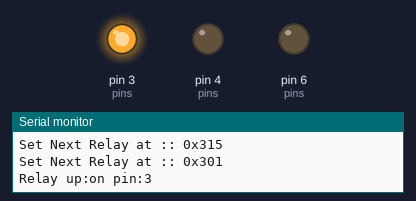
The sketch below on a simulated Arduino Uno, built with avr-gcc and run on an emulated ATmega328P. Shown: output pins drawn as LEDs (lit = HIGH), the last lines printed to the serial monitor.

Above: at 0.2 s.
At 6.2 s:
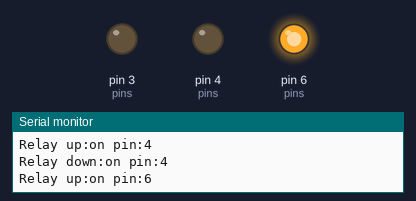
At 9.2 s:
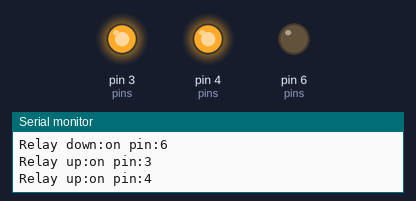
At 17.2 s:
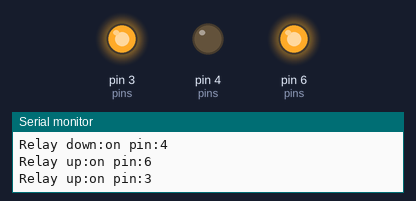
At 28.2 s:
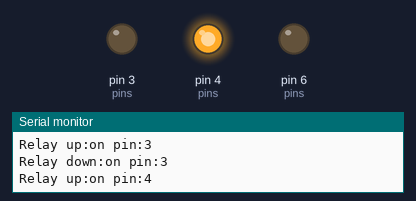
At 38.2 s:
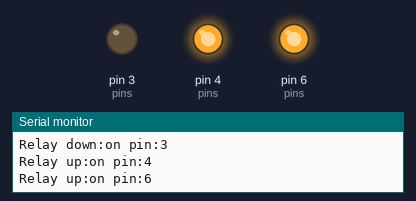
Timing chart, 0 to 39.7 s (numbered marks = the images above):
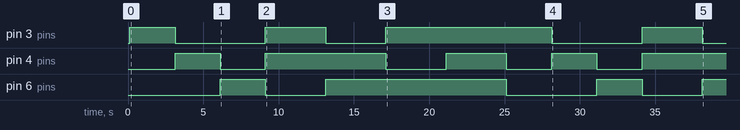

The sketch:

main.ino
```cpp
#include "relay.h"

using namespace std;

float time = 1000;
float weight;
int round_count;

int pins[] = {3,4,6};
const int relay_array_size = 3;
relay color_array_RBY [relay_array_size];

unsigned long currentMillis;
unsigned long startMillis;
const unsigned long period = 1000;

void setup()
{
  Serial.begin(9600);
  for (int i = 0; i < relay_array_size; i++)
  {
    color_array_RBY[i].set_pin(pins[i]);
    if(i > 0)
    {
      color_array_RBY[i-1].set_next_relay(&color_array_RBY[i]);
    }
  }
  color_array_RBY[relay_array_size-1].set_next_relay(&color_array_RBY[0]);
  startMillis = millis();
}


void loop()
{
  pattern_1();
  pattern_2();
  pattern_3();
  //reverse_pattern_1();
  //reverse_pattern_2();
}


void pattern_1()
{
  currentMillis = millis();
  for (int i = 0; i < relay_array_size; i++)
  {
    color_array_RBY[i].on();
    while(true)
    {
      currentMillis = millis();
      if(currentMillis - startMillis >= period*3)
      {
        startMillis = currentMillis;
        break;
      }
    }
    color_array_RBY[i].off();
  }
}

void pattern_2()
{
  currentMillis = millis();
  for (int i = 0; i < relay_array_size; i++)
  {
    color_array_RBY[i].on();
    color_array_RBY[i].next_relay()->on();
    while(true)
    {
      currentMillis = millis();
      if(currentMillis - startMillis >= period*4)
      {
        startMillis = currentMillis;
        break;
      }
    }
    color_array_RBY[i].off();
  }
}

void pattern_3()
{
  up_all();
  while(true)
  {
    currentMillis = millis();
    if(currentMillis - startMillis >= period*4)
    {
      startMillis = currentMillis;
      break;
    }
  }
  down_all();
}
void reverse_pattern_1();
void reverse_pattern_2();
void down_all()
{
  for (int i = 0; i < relay_array_size; i++)
  {
    color_array_RBY[i].off();
  }
}

void up_all()
{
  for (int i = 0; i < relay_array_size; i++)
  {
    color_array_RBY[i].on();
  }
}
```

relay.cpp
```cpp
#include "relay.h"
#include <Arduino.h>

//#include <iostream>
using namespace std;

relay::relay()
{
  Serial.println("Relay Created");
}

int relay::_pin_()
{
  return pin;
}

void relay::set_pin(int p)
{
  //Serial.begin(9600);
  this->pin = p;
  Serial.print("Relay Created ::Reference Pin: ");
  Serial.println(p);
  pinMode(p, OUTPUT);
}

void relay::set_next_relay(relay * _next)
{
  this->next = _next;
  sprintf(buff,"%p",next);
  Serial.print("Set Next Relay at :: ");
  Serial.println(buff);
}

relay * relay::next_relay()
{
  return next;
}

void relay::on()
{
  digitalWrite(pin, HIGH);
  Serial.print("Relay up:on pin:");
  Serial.println(pin);
}

void relay::off()
{
  digitalWrite(pin, LOW);
  Serial.print("Relay down:on pin:");
  Serial.println(pin);
}
```

relay.h
```cpp
#ifndef relay_h
#define relay_h

class relay
{
    private:
        int pin;
        relay* next = nullptr;
        char buff[6];

    public:
        relay();
        void set_pin(int p);
        int _pin_();
        void set_next_relay(relay * _next);
        relay * next_relay();
        void on();
        void off();
};

#endif
```

Measured:
- by itself, pin 3 (pins): LOW → HIGH at 0.13 s, → LOW 3.0 s later, → HIGH 6.0 s later, → LOW 4.0 s later, … (8 changes in this stretch)
- by itself, pin 4 (pins): LOW → HIGH at 3.1 s, → LOW 3.0 s later, → HIGH 3.0 s later, → LOW 8.0 s later, … (9 changes in this stretch)
- by itself, pin 6 (pins): goes HIGH 3.0 s, LOW 4.0 s, HIGH 12.0 s, LOW 6.0 s, HIGH 3.0 s, LOW 4.0 s, then HIGH
